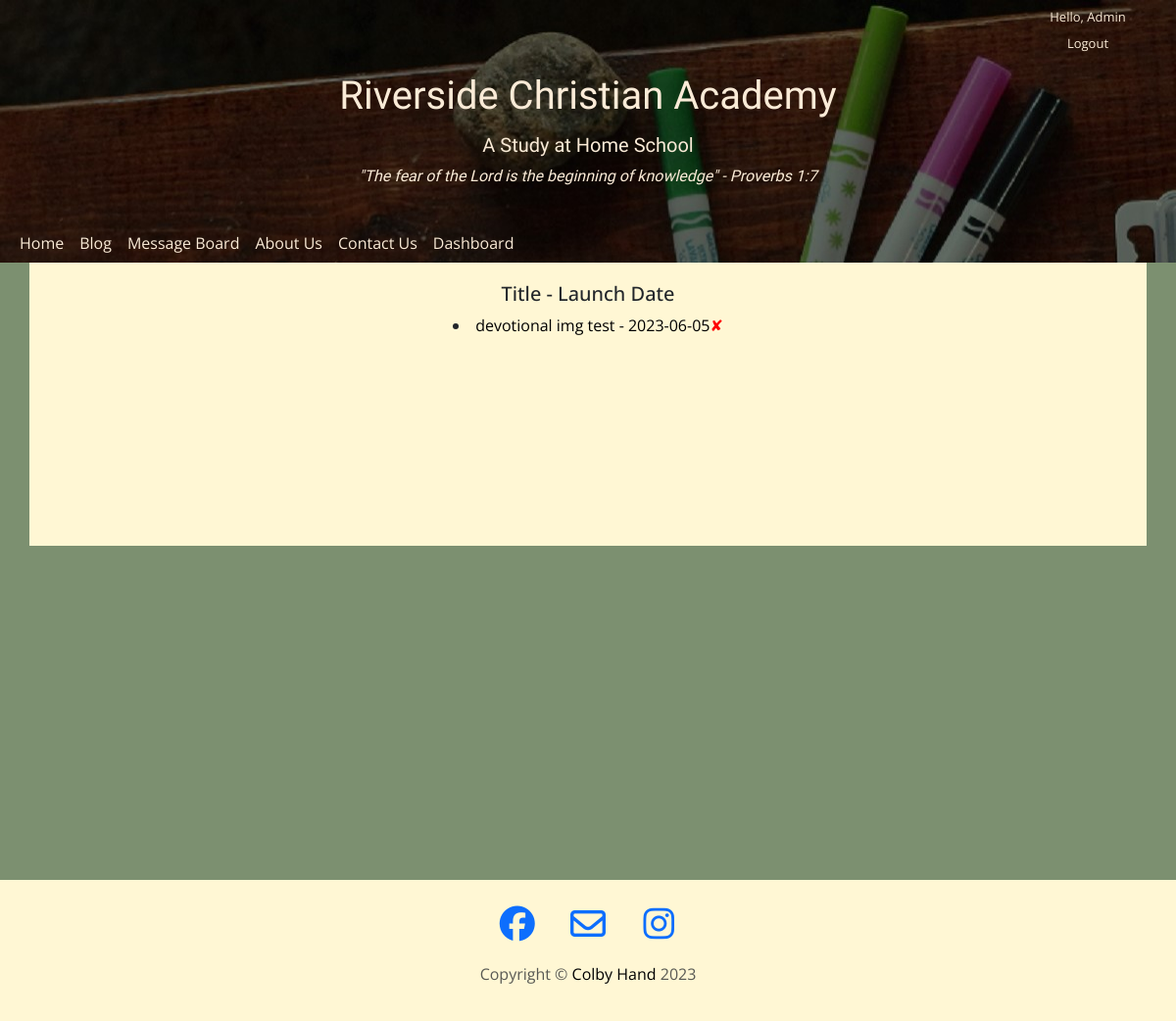
The app's page /all-devotionals (signed in), older data.
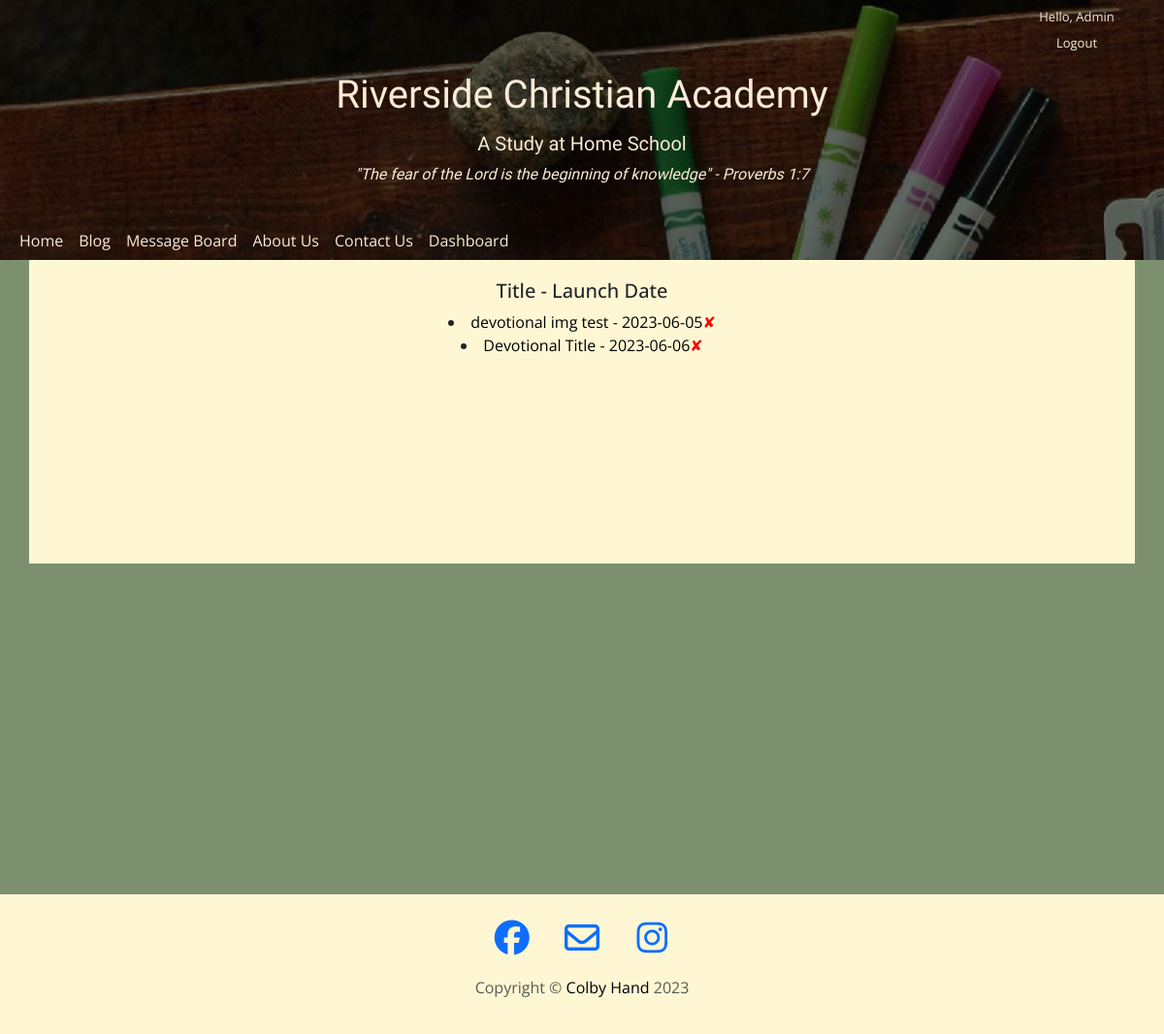
The same page, newer data.
### main.py (models this page shows)
class User(UserMixin, db.Model):
    __tablename__ = "user"
    id = db.Column(db.Integer, primary_key=True)
    email = db.Column(db.String(100), unique=True)
    password = db.Column(db.String(100))
    name = db.Column(db.String(1000))
    blog_posts = relationship("BlogPost", back_populates="author")
    blog_comments = relationship("BlogComment", back_populates="blog_comment_author")
    message_posts = relationship("Message", back_populates="author")
    message_comments = relationship("MessageComment", back_populates="message_comment_author")

class DevotionalPost(db.Model):
    __tablename__ = "daily_devotional"
    id = db.Column(db.Integer, primary_key=True)
    title = db.Column(db.String(250), unique=True, nullable=False)
    img_url = db.Column(db.String(250), nullable=False)
    text = db.Column(db.Text, nullable=False)
    date = db.Column(db.String(250), nullable=False)
    img_upload = db.Column(db.String(250), nullable=False)

### main.py (the view)
@app.route("/all-devotionals", methods=["GET", "POST"])
@login_required
@admin_only
def all_devotionals():
    all_posts = DevotionalPost.query.all()
    return render_template("devotionals.html", posts=all_posts)

### main.py (called while the page is built)
def admin_only(f):
    @wraps(f)
    def decorator(*args, **kwargs):
        if current_user.id != 1:
            return abort(403)
        return f(*args, **kwargs)
    return decorator

@login_manager.user_loader
def load_user(user_id):
    return db.get_or_404(User, user_id)

### templates/devotionals.html
{% include "header.html" %}
<div class="container">
    <div class="all_devotionals">
        <h5>Title - Launch Date</h5>
        {% for entry in posts %}
        <li><a class="list-item" href="{{url_for('edit_devotional', devo_id=entry.id) }}">{{ entry.title }} - {{ entry.date }}</a><a style="color: red;" href="{{url_for('delete_devotional', devo_id=entry.id) }}">✘</a></li>
        {% endfor %}
    </div>
</div>
{% include "footer.html" %}

### templates/header.html (shortened to what this page needs)
<!DOCTYPE html>
<html lang="en">
<head>
    <link href="https://cdn.jsdelivr.net/npm/bootstrap@5.3.0-alpha3/dist/css/bootstrap.min.css" rel="stylesheet">
    <link rel="stylesheet" href="../static/CSS/styles.css">
</head>
<body>
    <header class="img-fluid header-img" style="background-image: url('../static/images/art-img.jpg');">
        <div class="header">
            <div class="login">
                <span>
                    {% if current_user.is_authenticated: %}
                    <p class="login-link">Hello, {{ current_user.name }}</p>
                    <a class="login-link" href="{{url_for('logout')}}">Logout</a>
                    {% endif %}
                </span>
            </div>
            <div class="title container-fluid col-lg-6">
                <h1>Riverside Christian Academy</h1>
                <h5>A Study at Home School</h5>
                <p><em>"The fear of the Lord is the beginning of knowledge" - Proverbs 1:7</em></p>
            </div>
            <div class="header-nav">
            <nav class="navbar navbar-expand-lg ">
                <div class="header container-fluid">
                    <div class="collapse navbar-collapse" id="navbarTogglerDemo01">
                        <ul class="navbar-nav me-auto mb-2 mb-lg-0">
                            <li class="nav-item">
                            <a class="nav-link active" id="navigation-btn" aria-current="page" href="/">Home</a>
                            </li>
                            <li class="nav-item">
                            <a class="nav-link active" id="navigation-btn" aria-current="page" href="{{url_for('all_blog_posts')}}">Blog</a>
                            </li>
                            {% if current_user.is_authenticated: %}
                            <li class="nav-item">
                            <a class="nav-link active" id="navigation-btn" aria-current="page" href="{{url_for('all_messages')}}">Message Board</a>
                            </li>
                            {% endif %}
                            <li class="nav-item">
                            <a class="nav-link active" id="navigation-btn" aria-current="page" href="{{url_for('about_us')}}">About Us</a>
                            </li>
                            <li class="nav-item">
                            <a class="nav-link active" id="navigation-btn" aria-current="page" href="{{url_for('contact')}}">Contact Us</a>
                            </li>
                            {% if current_user.name == "Admin" %}
                            <li class="nav-item">
                                <a class="nav-link active" id="navigation-btn" aria-current="page" href="{{url_for('dashboard')}}">Dashboard</a>
                            </li>
                            {% endif %}
                        </ul>
                    </div>
                </div>
            </nav>
        </div>
        </div>
    </header>

### templates/footer.html (shortened to what this page needs)
<footer class="page-footer">
    <div class="container-fluid">
      <div class="row footer">
        <div class="col-lg-8 col-md-10 mx-auto">
          <ul class="list-inline text-center">
            <li class="list-inline-item">
              <a href="https://www.facebook.com">
                <span class="fa-stack fa-xl">
                    <i class="fa-brands fa-facebook fa-xl"></i>
                </span>
              </a>
            </li>
            <li class="list-inline-item">
              <a href="../contact">
                <span class="fa-stack fa-xl">
                    <i class="fa-regular fa-envelope fa-xl"></i>
                </span>
              </a>
            </li>
            <li class="list-inline-item">
              <a href="https://instagram.com">
                <span class="fa-stack fa-xl">
                  <i class="fa-brands fa-instagram fa-xl"></i>
                </span>
              </a>
            </li>
          </ul>
          <p class="copyright text-muted">Copyright &copy; <a href="https://github.com/Darkmatter789" id="name">Colby Hand</a> 2023</p>
        </div>
      </div>
    </div>
  </footer>
</body>
</html>

### static/CSS/styles.css (style rules this page uses)
body { font-family: 'Open Sans', sans-serif; text-align: center; background-color: #7C9070; border-top: 0cap; }
h1 { padding-bottom: 1%; }
a { text-decoration: none; }
footer { position: relative; left: 0; bottom: 0px; width: 100%; margin-top: 151px; }
.container { background-color: #FFF7D4; padding: 20px 0px; }
.list-item { color: black; }
header { padding-top: 1px; }
.title { font-family: 'BioRhyme', serif; text-align: center; padding: 20px; color: antiquewhite; }
.all_devotionals { margin-bottom: 17%; }
.login { padding-left: 85%; font-size: small; }
.login-link { margin: 7px; color: antiquewhite; }
.navbar { padding: 0; }
.navbar-nav { text-align: left; color: antiquewhite; }
.page-footer { padding-top: 190px; }
#name { color: black; }
.footer { background-color: #FFF7D4; padding-bottom: 20px; }
.list-inline { margin-top: 20px; }
#navigation-btn { color: antiquewhite; }

Row changes from the older to the newer data that the page shows:
added DevotionalPost: title "Devotional Title", date "2023-06-06"
